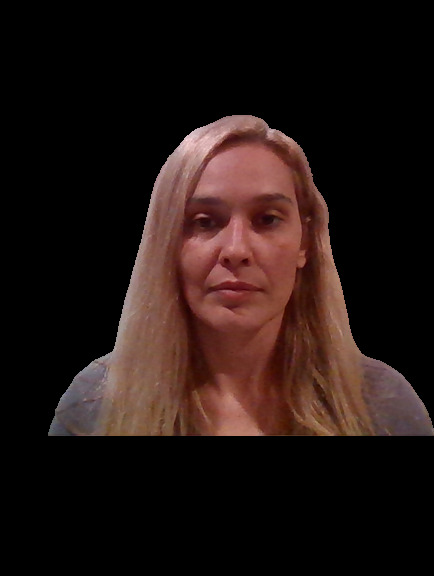
#> input picture docs-ai/computer-vision/common/media/pics/faces/Amorinha.jpeg, 434 x 576 px
$ python 11_uwu.py --image ../../docs-ai/computer-vision/common/media/pics/faces/Amorinha.jpeg
#> lines starting #> are read from the running program, lines starting #| are printed output that depends on the picture
import argparse
import numpy as np
import cv2
import os

parser = argparse.ArgumentParser(description="Amazing program")
parser.add_argument("-i", "--image", type=str, help="Path to the image")
args = parser.parse_args()
image_path = args.image

PATH_TO_MEDIA = os.environ.get("PATH_TO_MEDIA", "")
image_path = os.path.join(PATH_TO_MEDIA, image_path)
print(image_path)

image = cv2.imread(image_path)
#> image is the input picture: shape (576, 434, 3); mean B, G, R 18.3, 21, 34.3

height, width = image.shape[:2]
#> height = 576; width = 434
aspect_ratio = height/width
#> aspect_ratio = 1.33

width = 600
img = cv2.resize(image, (int(width*aspect_ratio), width), interpolation=cv2.INTER_LINEAR)
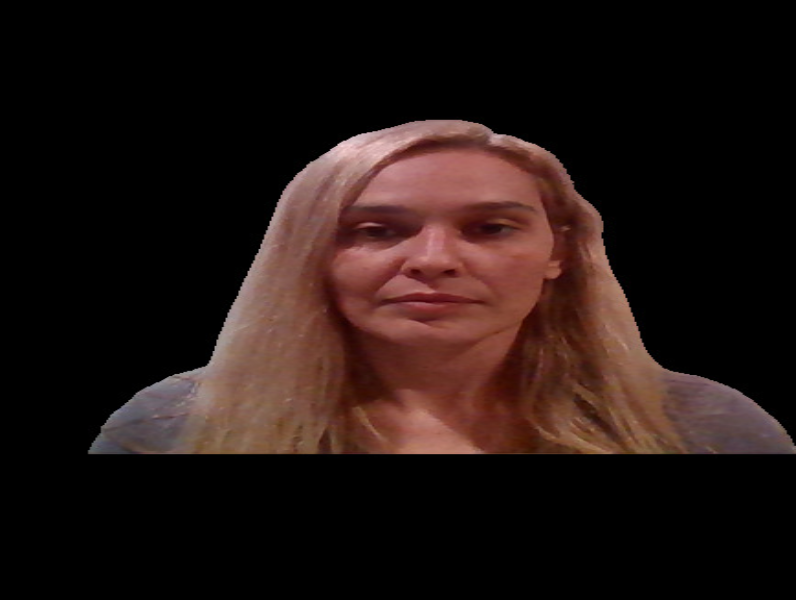
#> img: shape (600, 796, 3); mean B, G, R 18.2, 21, 34.3

cv2.imshow("Narutim", img)
image_gray = cv2.cvtColor(img, cv2.COLOR_BGR2GRAY)
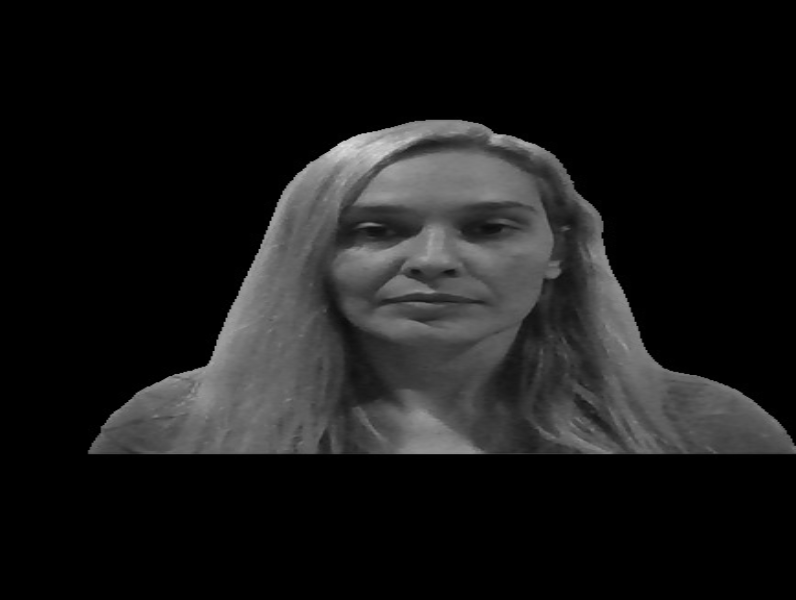
#> image_gray: shape (600, 796); min 0, max 223, mean 24.6
cv2.imshow("Gray Narutim", image_gray)
cv2.waitKey(0)
cv2.destroyAllWindows()

for i in range(0, 3):
    eroded = cv2.erode(image_gray.copy(), None, iterations=i*3)
    cv2.imshow(f"Let's see! Eroded {i+1}", eroded)
#> this loop made 3 passes
#> pass 2, `eroded = cv2.erode(image_gray.copy(), None, iterations=i*3)`:
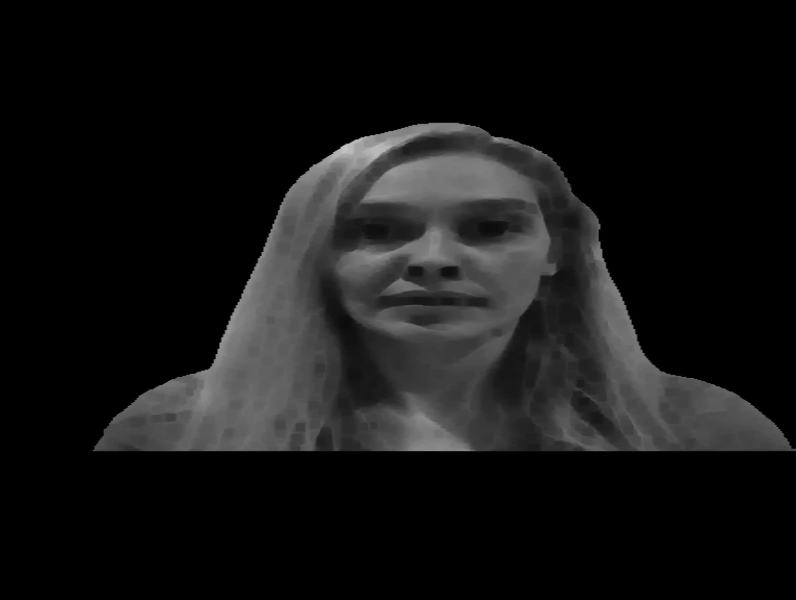
#> eroded: shape (600, 796); min 0, max 195, mean 20.2
#> pass 3, `eroded = cv2.erode(image_gray.copy(), None, iterations=i*3)`:
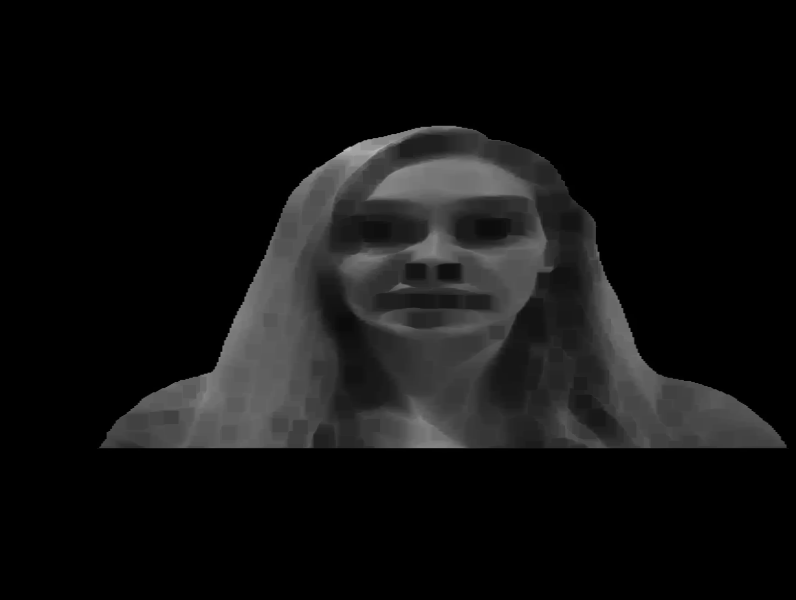
#> eroded: shape (600, 796); min 0, max 185, mean 16.9
cv2.waitKey(0)
cv2.destroyAllWindows()

for i in range(0, 3):
    dilated = cv2.dilate(image_gray.copy(), None, iterations=i*3)
    cv2.imshow(f"Let's look now to the dialate {i}", dilated)
#> this loop made 3 passes
#> pass 2, `dilated = cv2.dilate(image_gray.copy(), None, iterations=i*3)`:
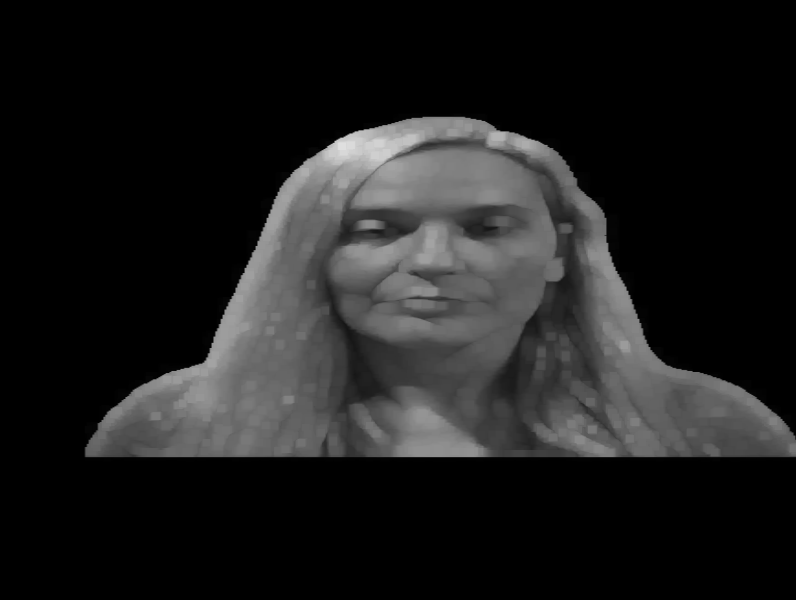
#> dilated: shape (600, 796); min 0, max 223, mean 29.4
#> pass 3, `dilated = cv2.dilate(image_gray.copy(), None, iterations=i*3)`:
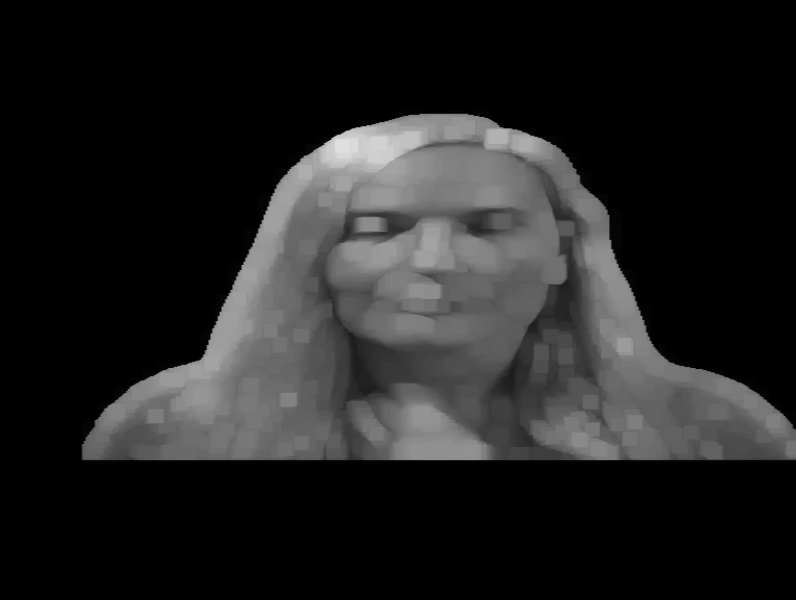
#> dilated: shape (600, 796); min 0, max 223, mean 33.5
cv2.waitKey(0)
cv2.destroyAllWindows()

for i in range(0, 3):
    dilate_the_eroded = cv2.dilate(eroded, None, iterations=i*3)
    cv2.imshow(f"Dilate the eroded image {i}", dilate_the_eroded)
cv2.waitKey(0)
cv2.destroyAllWindows()

$ run again, on docs-ai/computer-vision/common/media/pics/faces/Copa2002.jpg
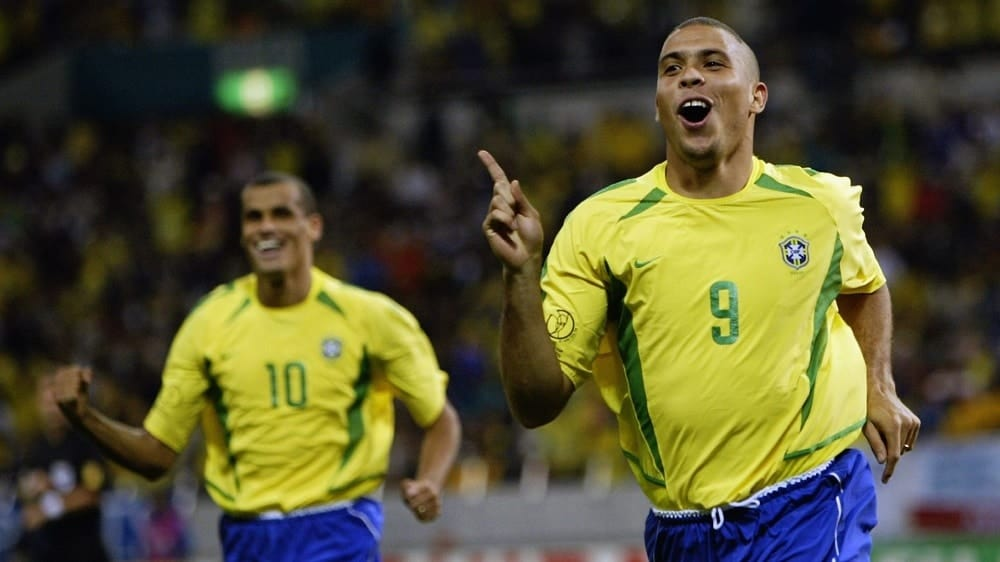
#> input picture docs-ai/computer-vision/common/media/pics/faces/Copa2002.jpg, 1000 x 562 px
#> image is the input picture: shape (562, 1000, 3); mean B, G, R 50.1, 81.4, 83.9
#> `img = cv2.resize(image, (int(width*aspect_ratio), width), interpolatio..`:
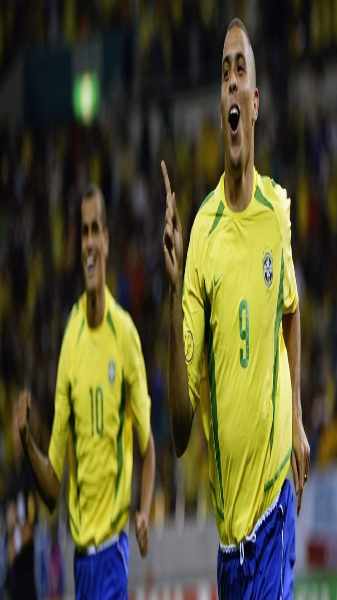
#> img: shape (600, 337, 3); mean B, G, R 50, 81.3, 83.8
#> the loop `for i in range(0, 3):` made 3 passes
#> pass 3, `dilate_the_eroded = cv2.dilate(eroded, None, iterations=i*3)`:
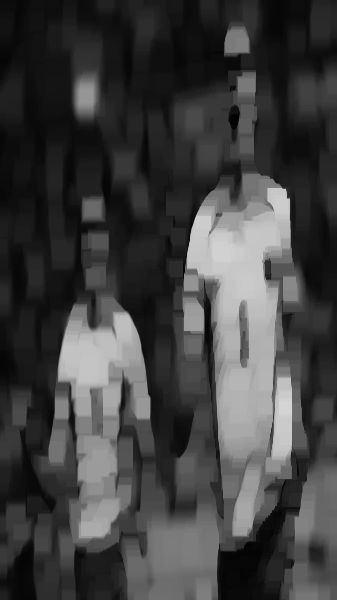
#> dilate_the_eroded: shape (600, 337); min 1, max 212, mean 64.3
